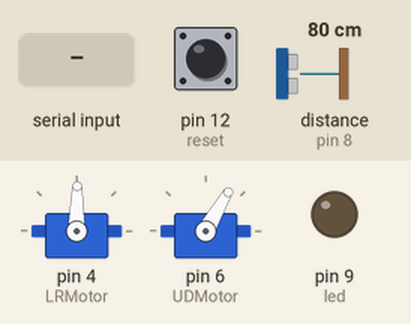
A sketch run on a simulated Arduino Uno, built with avr-gcc and run on an emulated ATmega328P. Shown: 2 × servo, output pins drawn as LEDs (lit = HIGH). Inputs (shaded band) come from the test bench; at power-on: pin 12 (reset) HIGH, distance to the obstacle (sensor on pin 8) 80 cm. The echo pulse lasts 58.3 µs per cm; what the sketch prints to the serial monitor is not drawn.

Above: at 1.2 s.
1.3 s: pin 12 (reset) pulled LOW for 0.15 s
At 2.2 s:
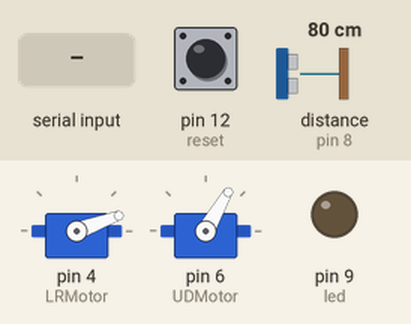
At 2.9 s:
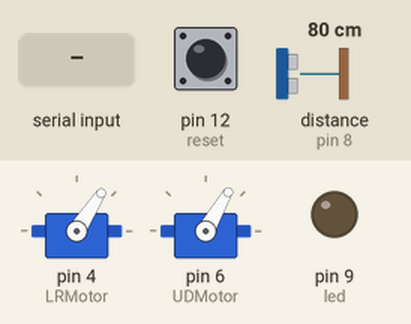
4.3 s: byte 10 (10) received over Serial
At 5.1 s:
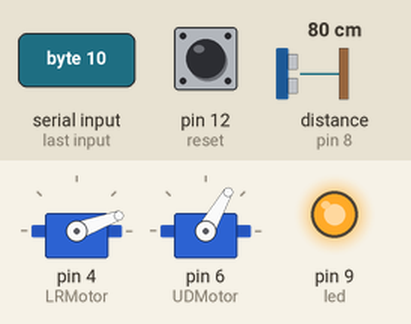
7.3 s: distance to the obstacle (sensor on pin 8) set to 2 cm
10.3 s: pin 12 (reset) pulled LOW for 1 s
At 12.5 s:
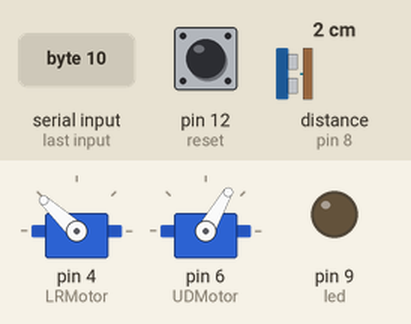
14.3 s: distance to the obstacle (sensor on pin 8) set to 18 cm
17.3 s: distance to the obstacle (sensor on pin 8) set to 4 cm
Timing chart, 0 to 20.1 s (numbered marks = the images above; inputs shaded):
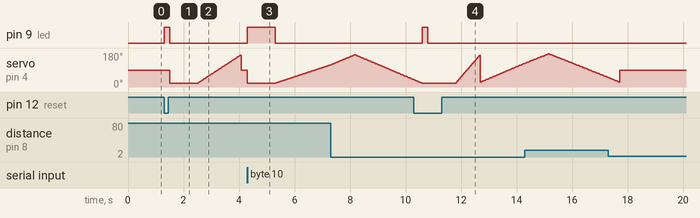

Measured:
- after the input at 1.3 s, pin 9 (led): LOW → HIGH at once, → LOW 0.20 s later
- after the input at 4.3 s, pin 9 (led): LOW → HIGH at once, → LOW 1.0 s later
- after the input at 10.3 s, pin 9 (led): LOW → HIGH after 0.30 s, → LOW 0.20 s later

The sketch:

ArduinoDriver.ino
```cpp
/*
Verzija: 1.0
Opis: driver za elektronički sklop koji ogreće kameru prema detektiranom licu na videu.
Autor: Karlo Grlić
Datum: 07.2015.
*/

#include <Servo.h>
#include <NewPing.h>

Servo servoLR;
Servo servoUD;

struct coordinate{
  int angle;
  int distance;
};

//Definiranje konstatni
const int minSonarAngle = 20;//-60//51
const int midSonarAngle = 89;//0
const int maxSonarAngle = 170; //60//130

const int minFaceAngle = 45;//-60//51
const int midFaceAngle = 60;//0
const int maxFaceAngle = 75; //60//130

const int LR = midSonarAngle;//48 - 90, 15 - 45, 95 - 135
const int UD = midFaceAngle;//60
const int LRMotor = 4;
const int UDMotor = 6;
const int led = 9;
const int reset = 12;
const int enable = 13;

const int sonarTrigger = 7;
const int sonarEcho = 8;
const int maxDistance = 150;
const int scanningGroups = 5;

boolean sonarMode = false;

NewPing sonar(sonarTrigger, sonarEcho, maxDistance);
byte input;


//Metode za pomicanje motora
void moveRight(int i)
{
  servoLR.write(i + 1);
}

void moveLeft(int i)
{
  servoLR.write(i - 1);
}

void moveUp(int i)
{
  servoUD.write(i + 1);
}

void moveDown(int i)
{
  servoUD.write(i - 1);
}

int calculateDistance(){
  long duration;
  int distance;
  digitalWrite(sonarTrigger, LOW);
  delayMicroseconds(2);
  digitalWrite(sonarTrigger, HIGH);
  delayMicroseconds(10);
  digitalWrite(sonarTrigger, LOW);
  duration = pulseIn(sonarEcho, HIGH);
  distance = duration*0.034/2;
  return distance;
}

void sonarModeON(){
  for(int i = minSonarAngle; i<=maxSonarAngle; i++){
    int distance = sonar.ping_cm();
    //delay(5);
    moveRight(servoLR.read());
    delay(15);

    if(distance == 0){
      distance = 150;
    }

    Serial.print(i);
    Serial.print(",");
    Serial.print(distance);
    Serial.print(".");
  }

  for(int i = maxSonarAngle; i>=minSonarAngle; i--){
    int distance = sonar.ping_cm();
    //delay(5);
    moveLeft(servoLR.read());
    delay(15);

    if(distance == 0){
      distance = 150;
    }

    Serial.print(i);
    Serial.print(",");
    Serial.print(distance);
    Serial.print(".");
  }
}

void moveToNearestObject() {
    int angleStepSize = maxSonarAngle - minSonarAngle;
    coordinate coordinates [angleStepSize];

    servoLR.write(minSonarAngle);
    delay(1000);
    int i = 0;
    int motorPosition = servoLR.read();
    while(motorPosition <= maxSonarAngle){

      unsigned int sonarPing = sonar.ping_cm();

      if(sonarPing == 0){
        sonarPing = 100;
      }

      coordinates[i].distance = sonarPing;
      coordinates[i].angle = motorPosition;
      moveRight(motorPosition);
      delay(5);

      motorPosition = servoLR.read();
      i++;
    }

    coordinate averageCoordinates [angleStepSize/scanningGroups];
    coordinate nearestCoordinate;

    nearestCoordinate.angle = coordinates[0].angle;
    nearestCoordinate.distance = coordinates[0].distance;

    int angleSum = 0;
    int distanceSum = 0;

    for(int i = 0; i <= angleStepSize; i++){
      if(coordinates[i].distance < 2){
          distanceSum += 100;
      }
      else{
          distanceSum += coordinates[i].distance;
      }

      if(i%scanningGroups == 0){
        averageCoordinates[i/scanningGroups].angle = coordinates[i-(scanningGroups/2)].angle;
        averageCoordinates[i/scanningGroups].distance = distanceSum/scanningGroups;
        //angleSum = 0;
        distanceSum = 0;
      }
    }

    nearestCoordinate.angle = 80;
    nearestCoordinate.distance = 200;

    for(int i = 1; i < angleStepSize/scanningGroups; i++){
      //Serial.println(averageCoordinates[i].angle);
      //Serial.println(averageCoordinates[i].distance);
      //Serial.println("-------------------");
      if(nearestCoordinate.distance > averageCoordinates[i].distance && averageCoordinates[i].distance > 0 && averageCoordinates[i].angle > 0){
          nearestCoordinate.angle = averageCoordinates[i].angle;
          nearestCoordinate.distance = averageCoordinates[i].distance;
      }

    }

    //Serial.println(nearestCoordinate.angle);
    //Serial.println(nearestCoordinate.distance);

    if(nearestCoordinate.angle >= 20 && nearestCoordinate.angle <= 170){
      /*if(nearestCoordinate.angle < midSonarAngle){
        servoLR.write(nearestCoordinate.angle - 5);
      }
      else if(nearestCoordinate.angle > midSonarAngle){
        servoLR.write(nearestCoordinate.angle + 5);
      }
      else{
        servoLR.write(nearestCoordinate.angle);
      }*/
      servoLR.write(nearestCoordinate.angle+2);
    }
    else{
      servoLR.write(midSonarAngle);
    }

    //Serial.println(nearestCoordinate.angle);
    //Serial.println(nearestCoordinate.distance);

    Serial.println("1");

}

void setup()
{
   pinMode(led, OUTPUT);
   pinMode(reset, INPUT_PULLUP);
   pinMode(enable, INPUT_PULLUP);
   pinMode(sonarTrigger, OUTPUT);
   pinMode(sonarEcho, INPUT);
   servoLR.attach(LRMotor);
   servoUD.attach(UDMotor);
   servoLR.write(LR);
   servoUD.write(UD);
   Serial.begin(9600);
}

void loop()
{

  if(digitalRead(reset) == LOW)
  {
    digitalWrite(led, HIGH);
    delay(200);
    digitalWrite(led, LOW);
    moveToNearestObject();
    //setup();
  }

  if(sonarMode == true){
    sonarModeON();
  }else{
    if(Serial.available() > 0)
    {
      digitalWrite(led, HIGH);
      switch (Serial.read()) {
        case 1:
          moveRight(servoLR.read());
          break;
        case 2:
          moveLeft(servoLR.read());
          break;
        case 3:
          moveUp(servoUD.read());
          break;
        case 4:
          moveDown(servoUD.read());
          break;
        case 5:
          moveToNearestObject();
          break;
        case 6:
          servoUD.write(minFaceAngle);
          break;
        case 7:
          moveUp(servoUD.read());
          delay(60);
          break;
        case 8:
          setup();
          break;
        case 10:
          servoLR.write(minSonarAngle);
          delay(1000);
          sonarMode = true;
          break;
      }
      digitalWrite(led, LOW);
    }
  }
}
```
